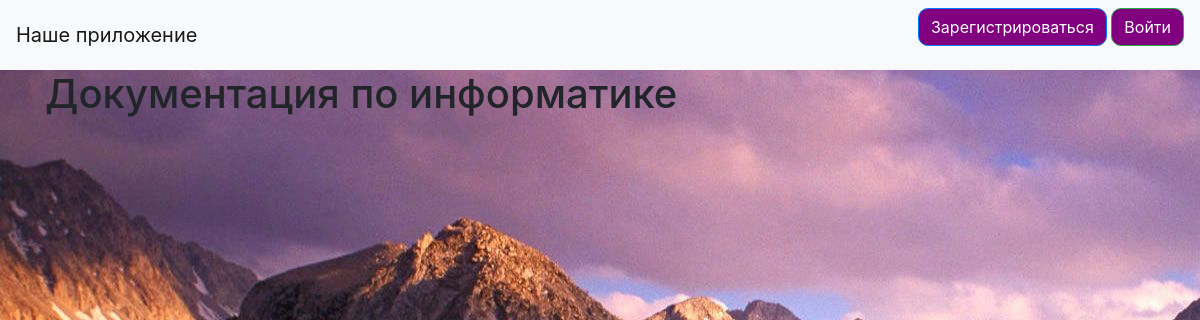
The page /ict.html on the database as committed earlier.
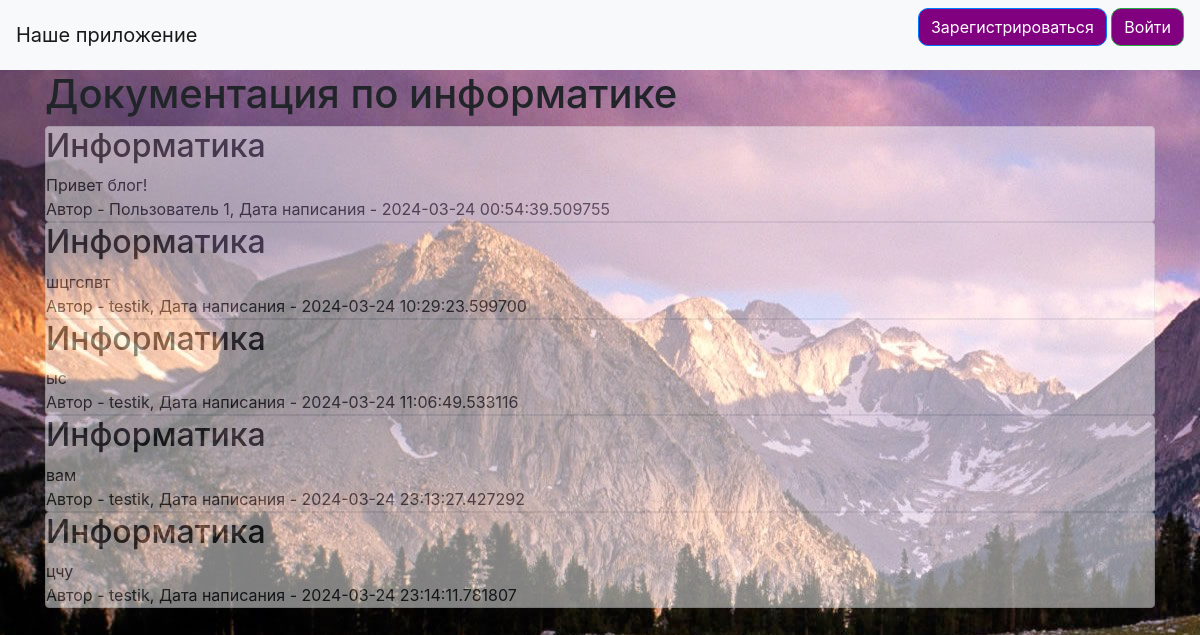
The same page on the database as committed later.
### data/news.py (models this page shows)
class News(SqlAlchemyBase):
    __tablename__ = 'news'
    id = sqlalchemy.Column(sqlalchemy.Integer,
                           primary_key=True, autoincrement=True)
    title = sqlalchemy.Column(sqlalchemy.String, nullable=True)
    content = sqlalchemy.Column(sqlalchemy.String, nullable=True)
    created_date = sqlalchemy.Column(sqlalchemy.DateTime,
                                     default=datetime.datetime.now)
    is_private = sqlalchemy.Column(sqlalchemy.Boolean, default=True)
    user_id = sqlalchemy.Column(sqlalchemy.Integer,
                                sqlalchemy.ForeignKey("users.id"))
    user = orm.relationship('User')

### data/users.py (models this page shows, shortened)
class User(SqlAlchemyBase, UserMixin):
    __tablename__ = 'users'
    id = sqlalchemy.Column(sqlalchemy.Integer,
                           primary_key=True, autoincrement=True)
    name = sqlalchemy.Column(sqlalchemy.String, nullable=True)
    about = sqlalchemy.Column(sqlalchemy.String, nullable=True)
    email = sqlalchemy.Column(sqlalchemy.String,
                              index=True, unique=True, nullable=True)
    hashed_password = sqlalchemy.Column(sqlalchemy.String, nullable=True)
    created_date = sqlalchemy.Column(sqlalchemy.DateTime,
                                     default=datetime.datetime.now)
    news = orm.relationship("News", back_populates='user')

### main.py (the view)
@app.route("/ict.html")
def ict():
    db_sess = db_session.create_session()
    news = db_sess.query(News).filter(News.title == 'Информатика')
    return render_template("ict.html", news=news)

### data/db_session.py (called while the page is built)
def create_session() -> Session:
    global __factory
    return __factory()

### templates/ict.html (shortened to what this page needs)
{% extends "base.html" %}
{% block content %}
<h1>Документация по информатике</h1>
{% for item in news%}
<div class="col-md6 border rounded" style="background-color: white; opacity: .5;">
    <h2>{{item.title}}</h2>
    <div>
        {{item.content}}
    </div>
    <div>
        Автор - {{item.user.name}}, Дата написания - {{item.created_date}}
    </div>
</div>
{% endfor %}
{% endblock %}

### templates/base.html (shortened to what this page needs)
<!doctype html>
<html lang="en">
<head>
    <link rel="stylesheet"
          href="https://stackpath.bootstrapcdn.com/bootstrap/4.4.1/css/bootstrap.min.css"
>
    <link rel="stylesheet" href="static/css/style.css">
</head>
<body style="background-image: url(static/img/backreg.jpg)">
<header>
    <nav class="navbar navbar-light bg-light">
        <a class="navbar-brand" href="index.html">Наше приложение</a>
        {% if current_user.is_authenticated %}
    <a class="navbar-brand" href="/logout">{{ current_user.name }}</a>
{% else %}
    <p>
        <a class="btn btn-primary " href="/register">Зарегистрироваться</a>
        <a class="btn btn-success" href="/login">Войти</a>
    </p>
{% endif %}
    </nav>
</header>
<main role="main" class="container">
    {% block content %}{% endblock %}
</main>
</body>
</html>

### static/css/style.css (style rules this page uses)
.btn { background-color: purple; border-radius: 10px; transition: 0.7s; }

Rows that differ between the two databases and show on the page:
now on this page (row edited): News: title "Информатика", content "Привет блог!", user.name "Пользователь 1", created_date "2024-03-24 00:54:39.509755"
added News: title "Информатика", content "шцгспвт", user.name "testik", created_date "2024-03-24 10:29:23.599700"
added News: title "Информатика", content "ыс", user.name "testik", created_date "2024-03-24 11:06:49.533116"
added News: title "Информатика", content "вам", user.name "testik", created_date "2024-03-24 23:13:27.427292"
added News: title "Информатика", content "цчу", user.name "testik", created_date "2024-03-24 23:14:11.781807"
